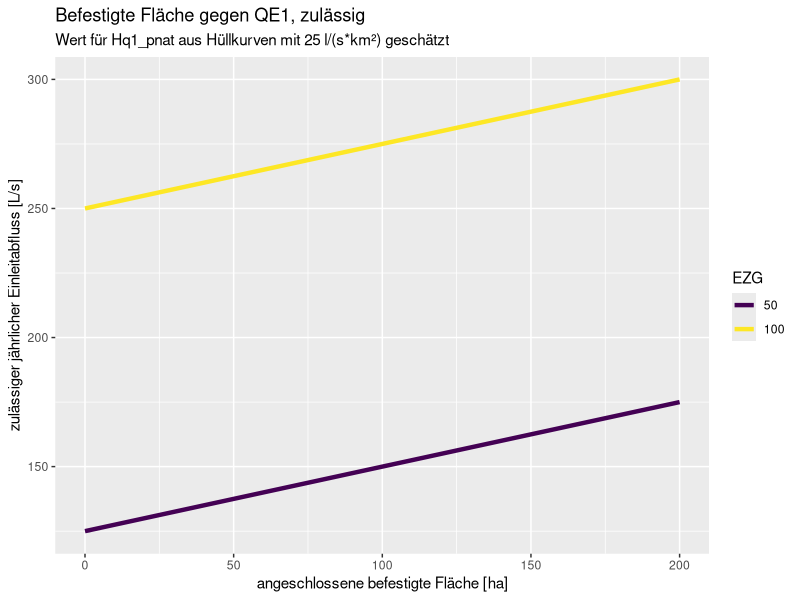

Source code (R):
## ---- chunk 1
knitr::opts_chunk$set(
  collapse = TRUE,
  comment = "#>"
)
## ---- chunk 2

library(tidyverse)

A_befestigt <- 0:200 #ha
A_EZG1 <- 50 # km²
A_EZG2 <- 100 # km²

#Gefaelle  < 0.5

# Aus Hüllkurven im Anhang

Hq1_pnat <- 25 # l/(s*km²)

# Hq2, pnat ist unbekant desweegen wird x = 0.1 gesetzt

x <- 0.1 

# Berechnung
QE1_zul <- Hq1_pnat*A_befestigt/100 + 0.1*Hq1_pnat*A_EZG1
QE1_zul2 <- Hq1_pnat*(A_befestigt/100 + 0.1*A_EZG2)

df <- data.frame(A_befestigt = A_befestigt, 
                 EZG = as.factor(rep(c(A_EZG1, A_EZG2), each = 201)),
                 QE1_zul = c(QE1_zul, QE1_zul2))

ggplot(df, aes( x = A_befestigt, y = QE1_zul, col = EZG)) + geom_line(lwd = 1.5)+
  ggtitle("Befestigte Fläche gegen QE1, zulässig", 
          subtitle = "Wert für Hq1_pnat aus Hüllkurven mit 25 l/(s*km²) geschätzt") +
  scale_color_viridis_d()+ xlab("angeschlossene befestigte Fläche [ha]") + 
  ylab("zulässiger jährlicher Einleitabfluss [L/s]")


